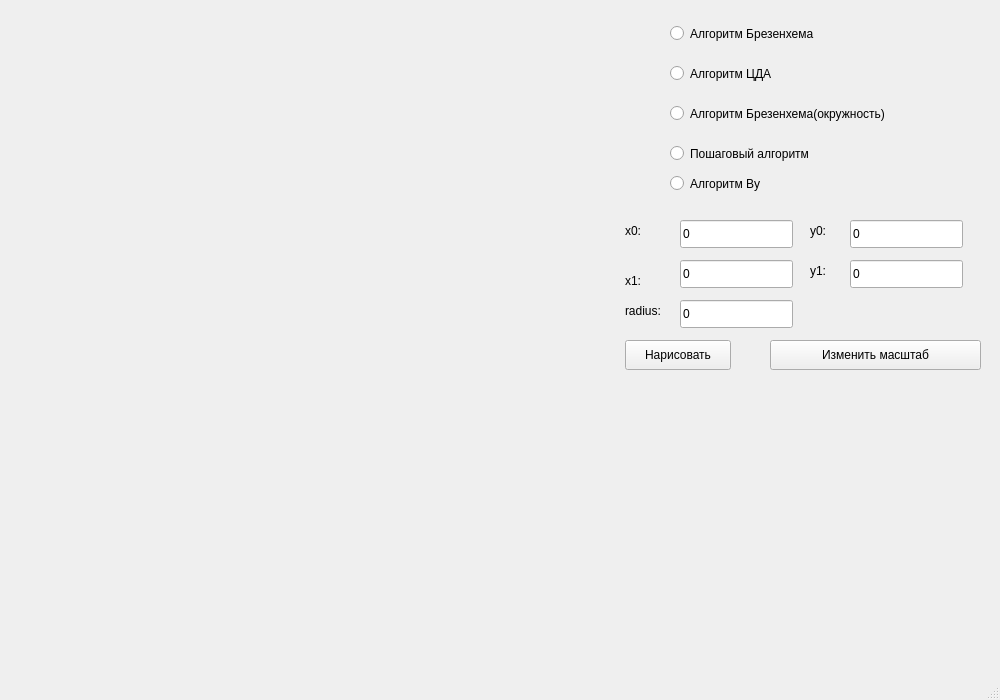
<?xml version="1.0" encoding="UTF-8"?>
<ui version="4.0">
 <class>MainWindow</class>
 <widget class="QMainWindow" name="MainWindow">
  <property name="geometry">
   <rect>
    <x>0</x>
    <y>0</y>
    <width>1000</width>
    <height>700</height>
   </rect>
  </property>
  <property name="windowTitle">
   <string>Растеризация</string>
  </property>
  <widget class="QWidget" name="centralwidget">
   <widget class="QLabel" name="firstYLabel">
    <property name="geometry">
     <rect>
      <x>810</x>
      <y>220</y>
      <width>21</width>
      <height>21</height>
     </rect>
    </property>
    <property name="sizePolicy">
     <sizepolicy hsizetype="Preferred" vsizetype="Preferred">
      <horstretch>0</horstretch>
      <verstretch>0</verstretch>
     </sizepolicy>
    </property>
    <property name="text">
     <string>y0:</string>
    </property>
   </widget>
   <widget class="QLineEdit" name="secondX">
    <property name="geometry">
     <rect>
      <x>680</x>
      <y>260</y>
      <width>113</width>
      <height>28</height>
     </rect>
    </property>
    <property name="sizePolicy">
     <sizepolicy hsizetype="Expanding" vsizetype="Fixed">
      <horstretch>0</horstretch>
      <verstretch>0</verstretch>
     </sizepolicy>
    </property>
    <property name="styleSheet">
     <string notr="true">color:black</string>
    </property>
    <property name="text">
     <string>0</string>
    </property>
   </widget>
   <widget class="QRadioButton" name="bline">
    <property name="geometry">
     <rect>
      <x>670</x>
      <y>20</y>
      <width>181</width>
      <height>27</height>
     </rect>
    </property>
    <property name="sizePolicy">
     <sizepolicy hsizetype="Minimum" vsizetype="Fixed">
      <horstretch>0</horstretch>
      <verstretch>0</verstretch>
     </sizepolicy>
    </property>
    <property name="text">
     <string>Алгоритм Брезенхема</string>
    </property>
   </widget>
   <widget class="QPushButton" name="draw">
    <property name="geometry">
     <rect>
      <x>625</x>
      <y>340</y>
      <width>106</width>
      <height>30</height>
     </rect>
    </property>
    <property name="sizePolicy">
     <sizepolicy hsizetype="Expanding" vsizetype="Fixed">
      <horstretch>0</horstretch>
      <verstretch>0</verstretch>
     </sizepolicy>
    </property>
    <property name="text">
     <string>Нарисовать</string>
    </property>
   </widget>
   <widget class="QRadioButton" name="wuline">
    <property name="geometry">
     <rect>
      <x>670</x>
      <y>170</y>
      <width>141</width>
      <height>27</height>
     </rect>
    </property>
    <property name="sizePolicy">
     <sizepolicy hsizetype="Minimum" vsizetype="Fixed">
      <horstretch>0</horstretch>
      <verstretch>0</verstretch>
     </sizepolicy>
    </property>
    <property name="text">
     <string>Алгоритм Ву</string>
    </property>
   </widget>
   <widget class="QLineEdit" name="radius">
    <property name="geometry">
     <rect>
      <x>680</x>
      <y>300</y>
      <width>113</width>
      <height>28</height>
     </rect>
    </property>
    <property name="sizePolicy">
     <sizepolicy hsizetype="Expanding" vsizetype="Fixed">
      <horstretch>0</horstretch>
      <verstretch>0</verstretch>
     </sizepolicy>
    </property>
    <property name="text">
     <string>0</string>
    </property>
   </widget>
   <widget class="QLabel" name="secondXLabel">
    <property name="geometry">
     <rect>
      <x>625</x>
      <y>270</y>
      <width>80</width>
      <height>21</height>
     </rect>
    </property>
    <property name="sizePolicy">
     <sizepolicy hsizetype="Preferred" vsizetype="Preferred">
      <horstretch>0</horstretch>
      <verstretch>0</verstretch>
     </sizepolicy>
    </property>
    <property name="text">
     <string>x1:</string>
    </property>
   </widget>
   <widget class="QLabel" name="radiusLabel">
    <property name="geometry">
     <rect>
      <x>625</x>
      <y>300</y>
      <width>80</width>
      <height>21</height>
     </rect>
    </property>
    <property name="sizePolicy">
     <sizepolicy hsizetype="Preferred" vsizetype="Preferred">
      <horstretch>0</horstretch>
      <verstretch>0</verstretch>
     </sizepolicy>
    </property>
    <property name="text">
     <string>radius:</string>
    </property>
   </widget>
   <widget class="QPushButton" name="changeScale">
    <property name="geometry">
     <rect>
      <x>770</x>
      <y>340</y>
      <width>211</width>
      <height>30</height>
     </rect>
    </property>
    <property name="sizePolicy">
     <sizepolicy hsizetype="Expanding" vsizetype="Fixed">
      <horstretch>0</horstretch>
      <verstretch>0</verstretch>
     </sizepolicy>
    </property>
    <property name="text">
     <string>Изменить масштаб</string>
    </property>
   </widget>
   <widget class="QLineEdit" name="firstX">
    <property name="geometry">
     <rect>
      <x>680</x>
      <y>220</y>
      <width>113</width>
      <height>28</height>
     </rect>
    </property>
    <property name="sizePolicy">
     <sizepolicy hsizetype="Expanding" vsizetype="Fixed">
      <horstretch>0</horstretch>
      <verstretch>0</verstretch>
     </sizepolicy>
    </property>
    <property name="inputMask">
     <string/>
    </property>
    <property name="text">
     <string>0</string>
    </property>
   </widget>
   <widget class="QLineEdit" name="secondY">
    <property name="geometry">
     <rect>
      <x>850</x>
      <y>260</y>
      <width>113</width>
      <height>28</height>
     </rect>
    </property>
    <property name="sizePolicy">
     <sizepolicy hsizetype="Expanding" vsizetype="Fixed">
      <horstretch>0</horstretch>
      <verstretch>0</verstretch>
     </sizepolicy>
    </property>
    <property name="text">
     <string>0</string>
    </property>
   </widget>
   <widget class="QLabel" name="firstXLabel">
    <property name="geometry">
     <rect>
      <x>625</x>
      <y>220</y>
      <width>80</width>
      <height>21</height>
     </rect>
    </property>
    <property name="sizePolicy">
     <sizepolicy hsizetype="Preferred" vsizetype="Preferred">
      <horstretch>0</horstretch>
      <verstretch>0</verstretch>
     </sizepolicy>
    </property>
    <property name="text">
     <string>x0:</string>
    </property>
   </widget>
   <widget class="QRadioButton" name="nline">
    <property name="geometry">
     <rect>
      <x>670</x>
      <y>140</y>
      <width>201</width>
      <height>27</height>
     </rect>
    </property>
    <property name="sizePolicy">
     <sizepolicy hsizetype="Minimum" vsizetype="Fixed">
      <horstretch>0</horstretch>
      <verstretch>0</verstretch>
     </sizepolicy>
    </property>
    <property name="text">
     <string>Пошаговый алгоритм</string>
    </property>
   </widget>
   <widget class="QRadioButton" name="bcircle">
    <property name="geometry">
     <rect>
      <x>670</x>
      <y>100</y>
      <width>311</width>
      <height>27</height>
     </rect>
    </property>
    <property name="sizePolicy">
     <sizepolicy hsizetype="Minimum" vsizetype="Fixed">
      <horstretch>0</horstretch>
      <verstretch>0</verstretch>
     </sizepolicy>
    </property>
    <property name="text">
     <string>Алгоритм Брезенхема(окружность)</string>
    </property>
   </widget>
   <widget class="QLabel" name="secondYLabel">
    <property name="geometry">
     <rect>
      <x>810</x>
      <y>260</y>
      <width>21</width>
      <height>21</height>
     </rect>
    </property>
    <property name="sizePolicy">
     <sizepolicy hsizetype="Preferred" vsizetype="Preferred">
      <horstretch>0</horstretch>
      <verstretch>0</verstretch>
     </sizepolicy>
    </property>
    <property name="text">
     <string>y1:</string>
    </property>
   </widget>
   <widget class="QRadioButton" name="ddaline">
    <property name="geometry">
     <rect>
      <x>670</x>
      <y>60</y>
      <width>133</width>
      <height>27</height>
     </rect>
    </property>
    <property name="sizePolicy">
     <sizepolicy hsizetype="Minimum" vsizetype="Fixed">
      <horstretch>0</horstretch>
      <verstretch>0</verstretch>
     </sizepolicy>
    </property>
    <property name="text">
     <string>Алгоритм ЦДА</string>
    </property>
   </widget>
   <widget class="QLineEdit" name="firstY">
    <property name="geometry">
     <rect>
      <x>850</x>
      <y>220</y>
      <width>113</width>
      <height>28</height>
     </rect>
    </property>
    <property name="sizePolicy">
     <sizepolicy hsizetype="Expanding" vsizetype="Fixed">
      <horstretch>0</horstretch>
      <verstretch>0</verstretch>
     </sizepolicy>
    </property>
    <property name="text">
     <string>0</string>
    </property>
   </widget>
  </widget>
  <widget class="QMenuBar" name="menubar">
   <property name="geometry">
    <rect>
     <x>0</x>
     <y>0</y>
     <width>1000</width>
     <height>26</height>
    </rect>
   </property>
  </widget>
  <widget class="QStatusBar" name="statusbar"/>
 </widget>
 <resources/>
 <connections/>
</ui>
